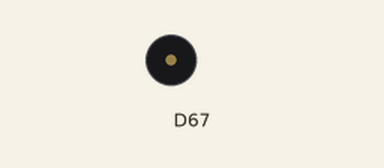
Recording of a sketch running on a simulated Arduino Uno R4 WiFi. Shown: buzzer (waves = sounding).

Above: at 0.4 s.
Timing chart, 0 to 3.0 s (numbered marks = the images above):
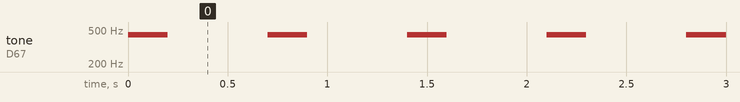

The sketch:

P06_Buzzer.ino
```cpp
#include <Modulino.h>

ModulinoBuzzer buzzer;

void setup(){
  Modulino.begin();
  buzzer.begin();
}

void loop(){
  buzzer.tone(440, 200);
  delay(200);
  buzzer.tone(0, 500);
  delay(500);

}
```

Measured:
- by itself, tone on D67: alternates 440 Hz for 0.20 s and silent for 0.50 s
